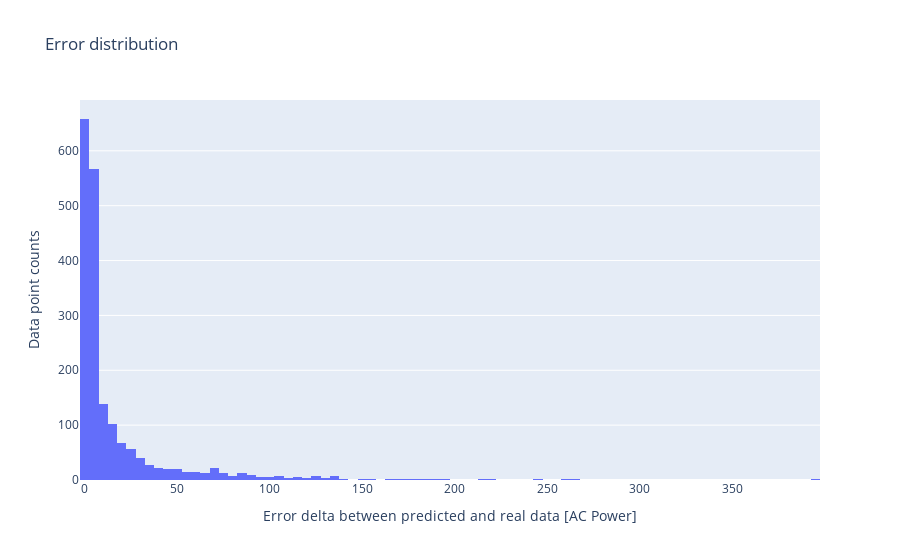

The notebook cell saved with this chart:
### Code cell
fig = go.Figure(data=[go.Histogram(x=scores['loss_mae'])])
fig.update_layout(title="Error distribution", 
                 xaxis=dict(title="Error delta between predicted and real data [AC Power]"),
                 yaxis=dict(title="Data point counts"))
fig.show()

### Figure 1 — Plotly figure (JSON) as saved in the notebook; plotly's stock layout.template omitted (floating-point values rounded to 4 significant figures; data arrays with more than 128 entries replaced by an {"elided": "..."} marker saying what was removed)
{"data": [{"type": "histogram", "x": {"elided": "1893 float values"}}], "layout": {"title": {"text": "Error distribution"}, "xaxis": {"title": {"text": "Error delta between predicted and real data [AC Power]"}}, "yaxis": {"title": {"text": "Data point counts"}}}}
